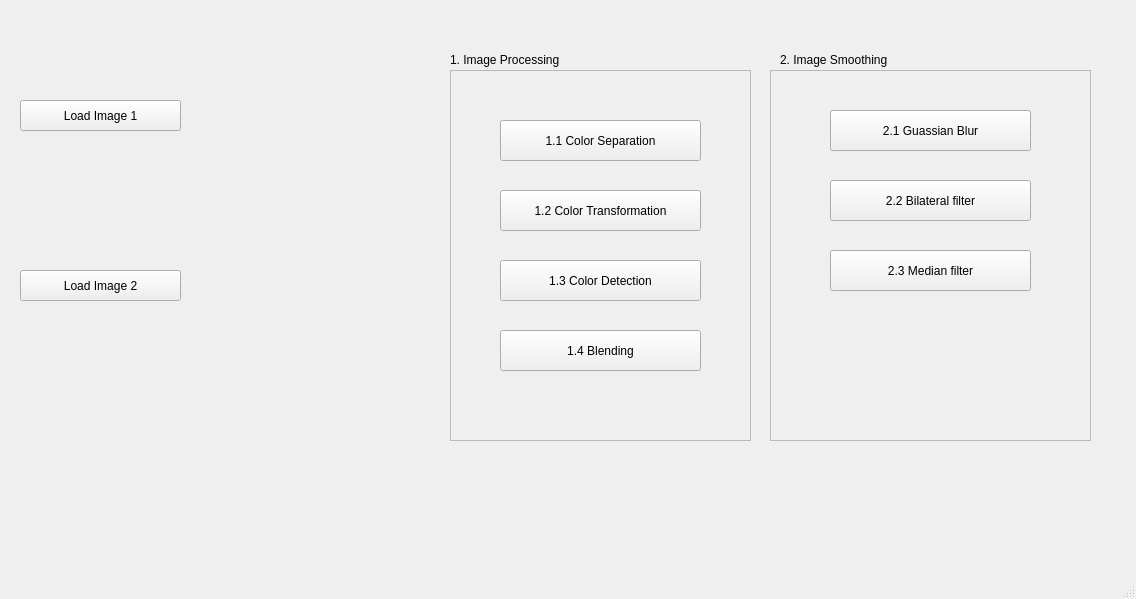
<?xml version="1.0" encoding="UTF-8"?>
<ui version="4.0">
 <class>MainWindow</class>
 <widget class="QMainWindow" name="MainWindow">
  <property name="geometry">
   <rect>
    <x>0</x>
    <y>0</y>
    <width>1136</width>
    <height>599</height>
   </rect>
  </property>
  <property name="windowTitle">
   <string>MainWindow</string>
  </property>
  <widget class="QWidget" name="centralwidget">
   <widget class="QPushButton" name="file_button1">
    <property name="geometry">
     <rect>
      <x>20</x>
      <y>100</y>
      <width>161</width>
      <height>31</height>
     </rect>
    </property>
    <property name="text">
     <string>Load Image 1</string>
    </property>
   </widget>
   <widget class="QPushButton" name="file_button2">
    <property name="geometry">
     <rect>
      <x>20</x>
      <y>270</y>
      <width>161</width>
      <height>31</height>
     </rect>
    </property>
    <property name="text">
     <string>Load Image 2</string>
    </property>
   </widget>
   <widget class="QFrame" name="frame">
    <property name="geometry">
     <rect>
      <x>450</x>
      <y>70</y>
      <width>301</width>
      <height>371</height>
     </rect>
    </property>
    <property name="mouseTracking">
     <bool>false</bool>
    </property>
    <property name="tabletTracking">
     <bool>false</bool>
    </property>
    <property name="frameShape">
     <enum>QFrame::StyledPanel</enum>
    </property>
    <property name="frameShadow">
     <enum>QFrame::Raised</enum>
    </property>
    <widget class="QPushButton" name="process_btn1">
     <property name="geometry">
      <rect>
       <x>50</x>
       <y>50</y>
       <width>201</width>
       <height>41</height>
      </rect>
     </property>
     <property name="text">
      <string>1.1 Color Separation</string>
     </property>
    </widget>
    <widget class="QPushButton" name="process_btn2">
     <property name="geometry">
      <rect>
       <x>50</x>
       <y>120</y>
       <width>201</width>
       <height>41</height>
      </rect>
     </property>
     <property name="text">
      <string>1.2 Color Transformation</string>
     </property>
    </widget>
    <widget class="QPushButton" name="process_btn3">
     <property name="geometry">
      <rect>
       <x>50</x>
       <y>190</y>
       <width>201</width>
       <height>41</height>
      </rect>
     </property>
     <property name="text">
      <string>1.3 Color Detection</string>
     </property>
    </widget>
    <widget class="QPushButton" name="process_btn4">
     <property name="geometry">
      <rect>
       <x>50</x>
       <y>260</y>
       <width>201</width>
       <height>41</height>
      </rect>
     </property>
     <property name="text">
      <string>1.4 Blending</string>
     </property>
    </widget>
   </widget>
   <widget class="QLabel" name="label">
    <property name="geometry">
     <rect>
      <x>450</x>
      <y>50</y>
      <width>111</width>
      <height>20</height>
     </rect>
    </property>
    <property name="text">
     <string>1. Image Processing</string>
    </property>
   </widget>
   <widget class="QLabel" name="label_2">
    <property name="geometry">
     <rect>
      <x>780</x>
      <y>50</y>
      <width>111</width>
      <height>20</height>
     </rect>
    </property>
    <property name="text">
     <string>2. Image Smoothing</string>
    </property>
   </widget>
   <widget class="QFrame" name="frame_2">
    <property name="geometry">
     <rect>
      <x>770</x>
      <y>70</y>
      <width>321</width>
      <height>371</height>
     </rect>
    </property>
    <property name="frameShape">
     <enum>QFrame::StyledPanel</enum>
    </property>
    <property name="frameShadow">
     <enum>QFrame::Raised</enum>
    </property>
    <widget class="QPushButton" name="smooth_btn1">
     <property name="geometry">
      <rect>
       <x>60</x>
       <y>40</y>
       <width>201</width>
       <height>41</height>
      </rect>
     </property>
     <property name="text">
      <string>2.1 Guassian Blur</string>
     </property>
    </widget>
    <widget class="QPushButton" name="smooth_btn2">
     <property name="geometry">
      <rect>
       <x>60</x>
       <y>110</y>
       <width>201</width>
       <height>41</height>
      </rect>
     </property>
     <property name="text">
      <string>2.2 Bilateral filter</string>
     </property>
    </widget>
    <widget class="QPushButton" name="smooth_btn3">
     <property name="geometry">
      <rect>
       <x>60</x>
       <y>180</y>
       <width>201</width>
       <height>41</height>
      </rect>
     </property>
     <property name="text">
      <string>2.3 Median filter</string>
     </property>
    </widget>
   </widget>
   <widget class="QLabel" name="show_file1">
    <property name="geometry">
     <rect>
      <x>20</x>
      <y>140</y>
      <width>391</width>
      <height>21</height>
     </rect>
    </property>
    <property name="text">
     <string/>
    </property>
   </widget>
   <widget class="QLabel" name="show_file2">
    <property name="geometry">
     <rect>
      <x>20</x>
      <y>310</y>
      <width>391</width>
      <height>21</height>
     </rect>
    </property>
    <property name="text">
     <string/>
    </property>
   </widget>
  </widget>
  <widget class="QMenuBar" name="menubar">
   <property name="geometry">
    <rect>
     <x>0</x>
     <y>0</y>
     <width>1136</width>
     <height>21</height>
    </rect>
   </property>
  </widget>
  <widget class="QStatusBar" name="statusbar"/>
 </widget>
 <resources/>
 <connections/>
</ui>
